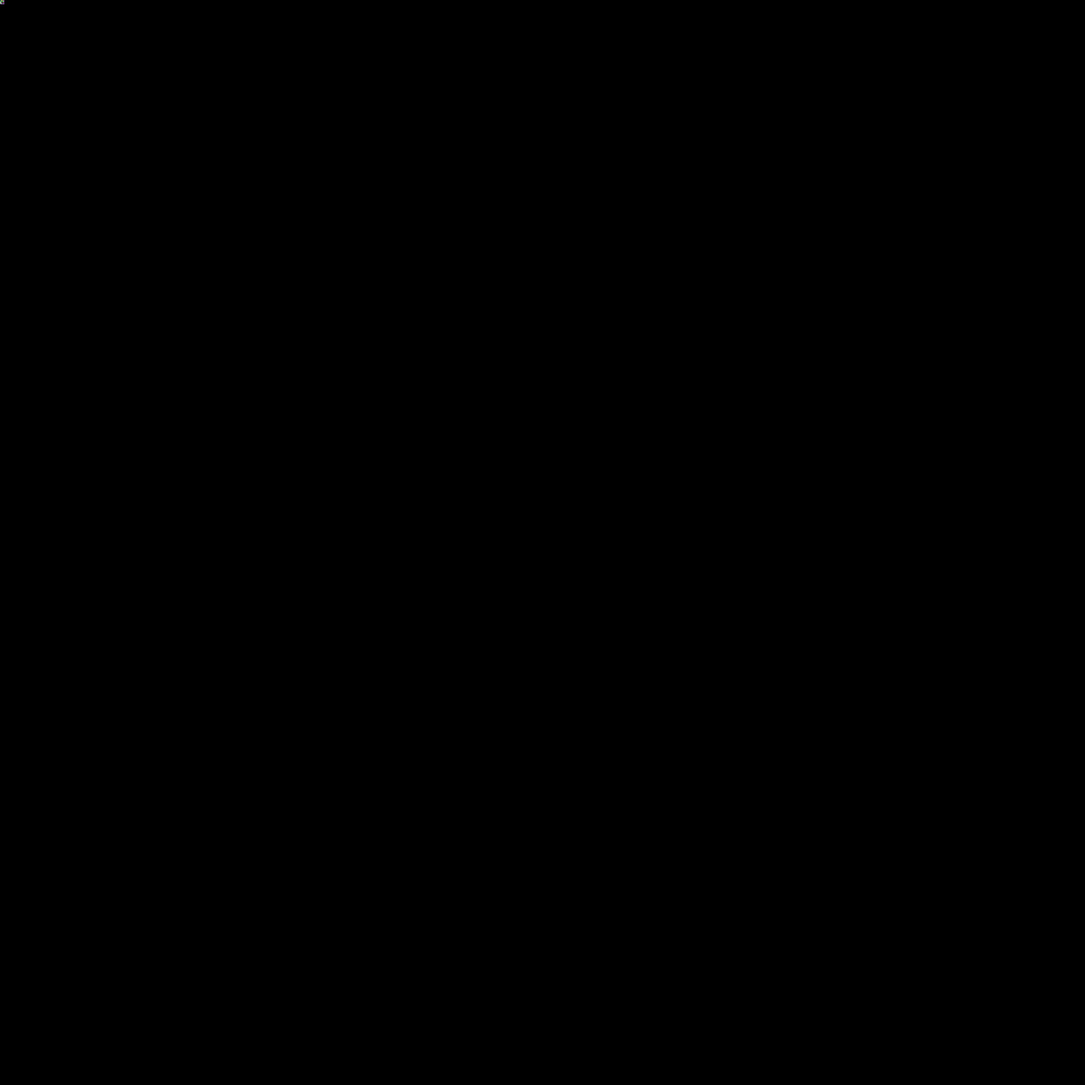
Frame 1 (no input)
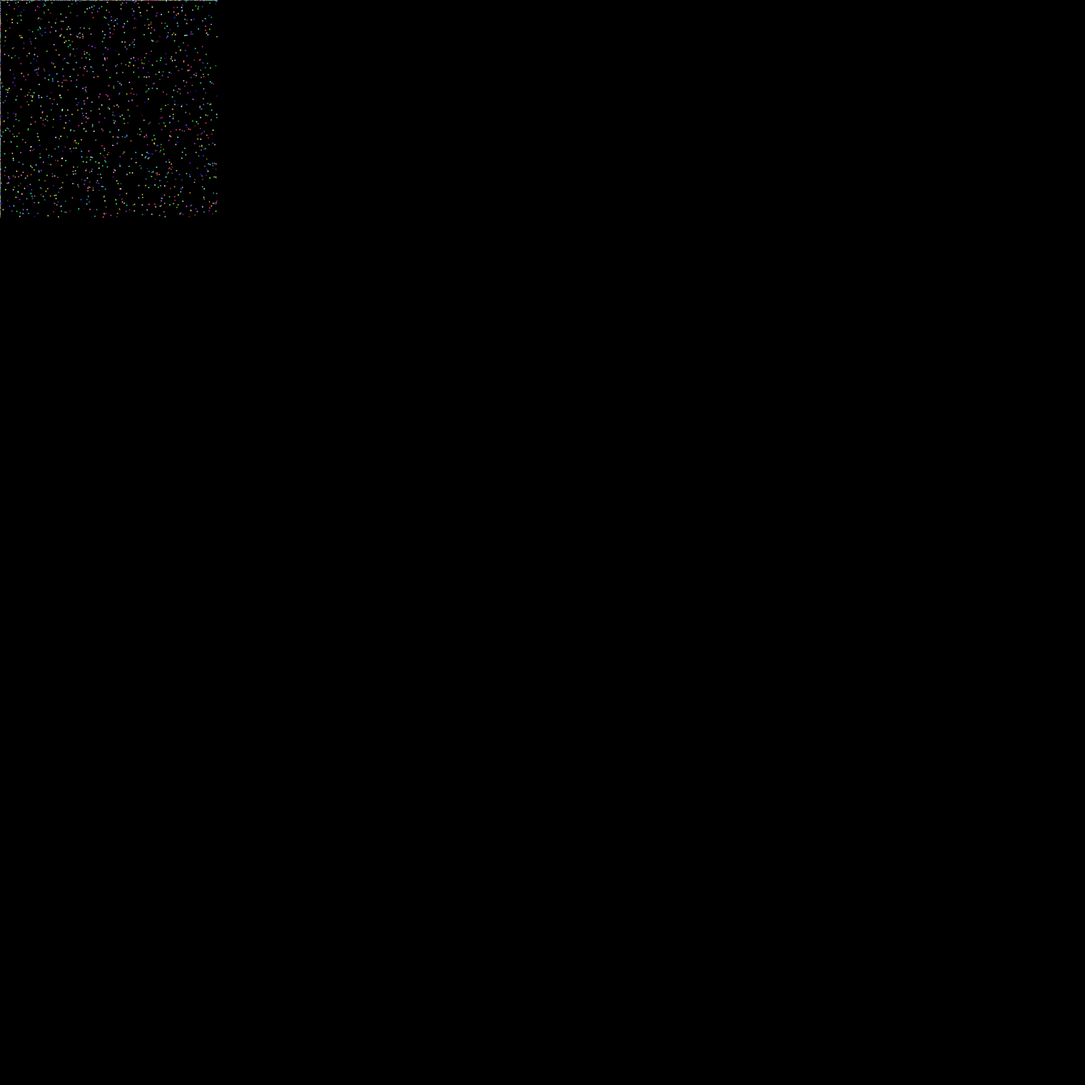
Frame 60 (no input)
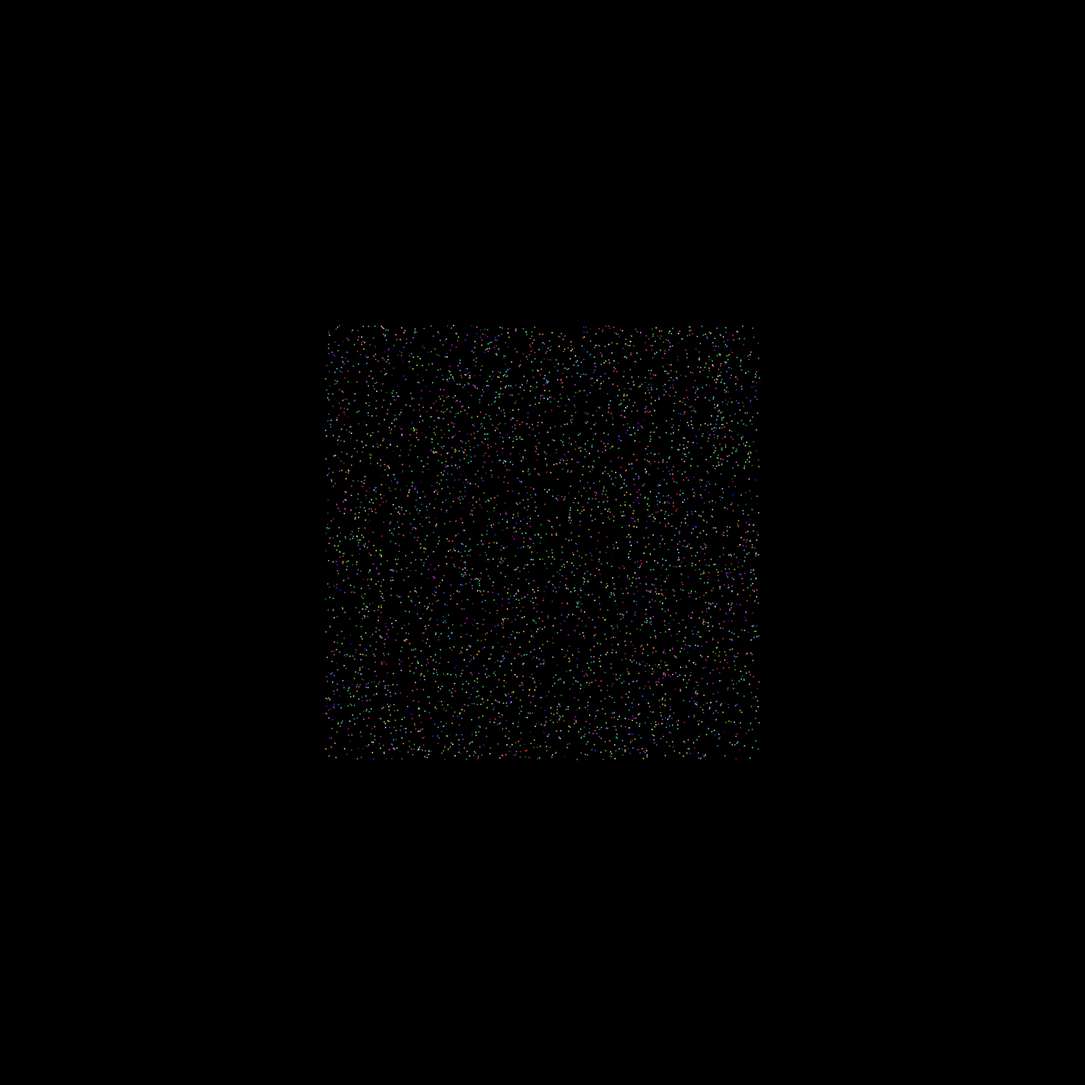
Frame 120 (the mouse pressed at the canvas centre since frame 60)

The p5.js sketch that drew these frames (run headless with seeded random() and noise() and a simulated clock; from frame 60 on, the mouse is pressed at the canvas centre):

// p5.js sketch
// ── sketch.js
let particleArray = []; // Array to hold particle objects

function setup() {
  createCanvas(1500, 1500);  // Set canvas size
  // Initialize the particle array with 3000 particles
  for (let i = 0; i < 5000; i++) {
    particleArray[i] = new Particle(); 
  }
}

function draw() {
  background(0);  // Set background color

  // Update and show each particle
  for (let i = 0; i < particleArray.length; i++) {
    particleArray[i].update();
    particleArray[i].show();
  }
}

function mousePressed() {
  // Reset each particle and reinitialize them when mouse is pressed
  for (let i = 0; i < particleArray.length; i++) {
    particleArray[i].reset(); // Reset particle properties
    particleArray[i] = new Particle(); // Reinitialize the particle (like initializeParticle() in Processing)
  }
}



// Particle class definition in JavaScript
class Particle {
  constructor() {
    this.isActive = false;
    this.x = mouseX; // Initialize position to mouse position
    this.y = mouseY;
    this.velX = random(-5, 5); // Random horizontal velocity
    this.velY = random(-5, 5); // Random vertical velocity
    this.c = color(random(0, 255), random(0, 255), random(0, 255)); // Random color
    this.size = 2; // Particle size
    this.lifeRemaining = 255; // Life remaining (can be used to fade out)
  }

  // Update the particle's position
  update() {
    if (!this.isActive) {
      this.x += this.velX;
      this.y += this.velY;
      this.lifeRemaining--;

      // If particle hits the edges of the canvas, reverse its velocity
      if (this.x >= width || this.x <= 0) {
        this.velX *= -1;
      }
      if (this.y >= height || this.y <= 0) {
        this.velY *= -1;
      }
    }

    // If the life remaining reaches 0, deactivate the particle
    if (this.lifeRemaining <= 0) {
      this.isActive = true;
    }
  }

  // Display the particle
  show() {
    fill(this.c);
    noStroke();
    ellipse(this.x, this.y, this.size, this.size);
  }

  // Reset the particle to its initial state
  reset() {
    if (this.isActive) {
      this.x = mouseX;  // Reset to mouse position
      this.y = mouseY;
      this.velX = 0;
      this.velY = 0;
      this.lifeRemaining = 255;
      this.isActive = false
    }
  }
}
